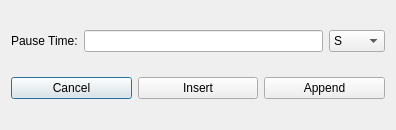
<?xml version="1.0" encoding="UTF-8"?>
<ui version="4.0">
 <class>pauseBox</class>
 <widget class="QDialog" name="pauseBox">
  <property name="geometry">
   <rect>
    <x>0</x>
    <y>0</y>
    <width>396</width>
    <height>130</height>
   </rect>
  </property>
  <property name="windowTitle">
   <string>Pause Settings</string>
  </property>
  <layout class="QGridLayout" name="gridLayout">
   <item row="1" column="0" colspan="2">
    <layout class="QHBoxLayout" name="horizontalLayout">
     <item>
      <widget class="QPushButton" name="cancelAction">
       <property name="text">
        <string>Cancel</string>
       </property>
      </widget>
     </item>
     <item>
      <widget class="QPushButton" name="insertAction">
       <property name="text">
        <string>Insert</string>
       </property>
      </widget>
     </item>
     <item>
      <widget class="QPushButton" name="appendAction">
       <property name="text">
        <string>Append</string>
       </property>
      </widget>
     </item>
    </layout>
   </item>
   <item row="0" column="0" colspan="2">
    <layout class="QHBoxLayout" name="horizontalLayout_2">
     <item>
      <widget class="QLabel" name="label">
       <property name="text">
        <string>Pause Time:</string>
       </property>
      </widget>
     </item>
     <item>
      <widget class="QLineEdit" name="pause"/>
     </item>
     <item>
      <widget class="QComboBox" name="pauseUnits">
       <item>
        <property name="text">
         <string>S</string>
        </property>
       </item>
       <item>
        <property name="text">
         <string>Mins</string>
        </property>
       </item>
       <item>
        <property name="text">
         <string>Hrs</string>
        </property>
       </item>
      </widget>
     </item>
    </layout>
   </item>
  </layout>
 </widget>
 <resources/>
 <connections/>
</ui>
